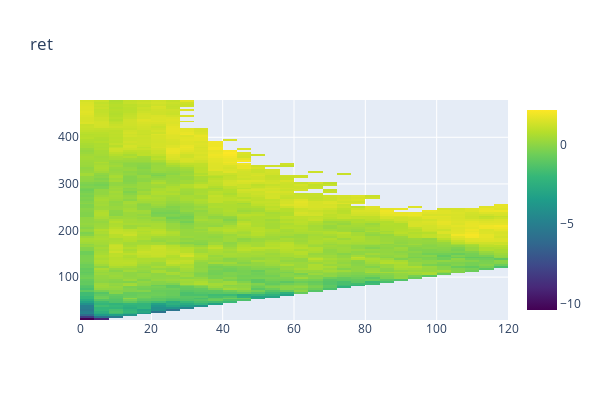

Source (notebook cell):
### Markdown cell above
#### 2D

### Code cell
# plotly.graph_objects
fig = go.Figure(data=go.Heatmap(
        z = df_result['ret'],
        x = df_result['ws'],
        y = df_result['wl'],
        colorscale='Viridis'))
fig.update_layout(title = f"ret", width=600, height=400)
fig.show()

### Figure 1 — Plotly figure (JSON) as saved in the notebook; plotly's stock layout.template omitted (floating-point values rounded to 4 significant figures; data arrays with more than 128 entries replaced by an {"elided": "..."} marker saying what was removed)
{"data": [{"colorscale": [[0, "#440154"], [0.1111, "#482878"], [0.2222, "#3e4989"], [0.3333, "#31688e"], [0.4444, "#26828e"], [0.5556, "#1f9e89"], [0.6667, "#35b779"], [0.7778, "#6ece58"], [0.8889, "#b5de2b"], [1, "#fde725"]], "type": "heatmap", "x": {"elided": "2113 int values"}, "y": {"elided": "2113 int values"}, "z": {"elided": "2113 float values"}}], "layout": {"height": 400, "title": {"text": "ret"}, "width": 600}}
